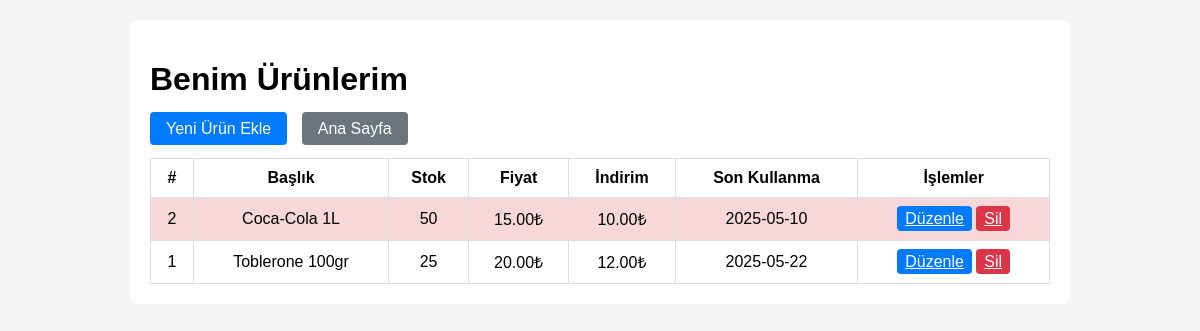
Page /market_products.php (signed in) on the earlier database version.
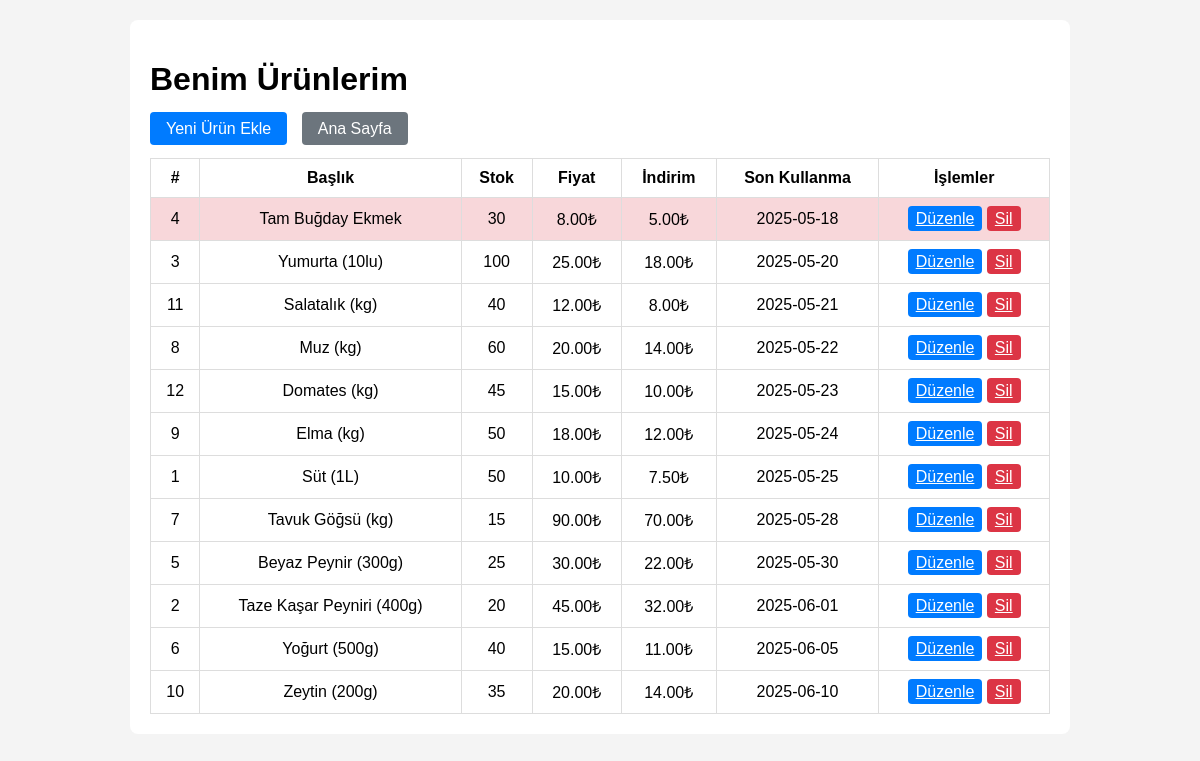
Same page on the later database version.
### tables this page shows
CREATE TABLE IF NOT EXISTS `products` (
  `product_id`       int NOT NULL AUTO_INCREMENT,
  `market_id`        int NOT NULL,
  `title`            varchar(255) NOT NULL,
  `stock`            int NOT NULL,
  `normal_price`     decimal(10,2) NOT NULL,
  `discounted_price` decimal(10,2) NOT NULL,
  `expiration_date`  date NOT NULL,
  `image`            varchar(255) NOT NULL,
  PRIMARY KEY (`product_id`),
  KEY `market_id` (`market_id`),
  CONSTRAINT `products_ibfk_1`
    FOREIGN KEY (`market_id`) REFERENCES `markets` (`market_id`) ON DELETE CASCADE
);

### csrf.php (called while the page is built, shortened)
<?php
function csrf_token(): string
{
    return $_SESSION['csrf_token'];
}

### market_products.php (the view, shortened to what this page needs)
<?php
require_once __DIR__ . '/csrf.php';
$pdo = getPDO();
$stmt = $pdo->prepare('SELECT market_id FROM markets WHERE user_id = ?');
$stmt->execute([$_SESSION['user_id']]);
$mid = $stmt->fetchColumn();
$stmt = $pdo->prepare(<<<SQL
  SELECT *, (expiration_date < CURDATE()) AS is_expired
  FROM products
  WHERE market_id = ?
  ORDER BY expiration_date ASC
SQL
);
$stmt->execute([$mid]);
$products = $stmt->fetchAll(PDO::FETCH_ASSOC);
?>
<!DOCTYPE html>
<html lang="tr">
<head>
</head>
<body>
  <div class="container">
    <h1>Benim Ürünlerim</h1>
    <div class="actions">
      <a href="add_product.php">Yeni Ürün Ekle</a>
      <a href="index.php" style="background:#6c757d;">Ana Sayfa</a>
    </div>
    <table>
      <thead>
        <tr>
          <th>#</th>
          <th>Başlık</th>
          <th>Stok</th>
          <th>Fiyat</th>
          <th>İndirim</th>
          <th>Son Kullanma</th>
          <th>İşlemler</th>
        </tr>
      </thead>
      <tbody>
        <?php if (empty($products)): ?>
          <tr><td colspan="7" class="text-center">Henüz ürün eklenmemiş.</td></tr>
        <?php else: foreach ($products as $p): ?>
          <tr class="<?= $p['is_expired'] ? 'table-danger' : '' ?>">
            <td><?= htmlspecialchars($p['product_id']) ?></td>
            <td><?= htmlspecialchars($p['title']) ?></td>
            <td><?= htmlspecialchars($p['stock']) ?></td>
            <td><?= htmlspecialchars($p['normal_price']) ?>₺</td>
            <td><?= htmlspecialchars($p['discounted_price']) ?>₺</td>
            <td><?= htmlspecialchars($p['expiration_date']) ?></td>
            <td>
              <a href="edit_product.php?id=<?= $p['product_id'] ?>" class="btn-sm btn-primary">Düzenle</a>
              <a href="delete_product.php?id=<?= $p['product_id'] ?>&csrf_token=<?= htmlspecialchars(csrf_token()) ?>"
                 class="btn-sm btn-danger"
                 onclick="return confirm('Bu ürünü silmek istediğinize emin misiniz?')">
                Sil
              </a>
            </td>
          </tr>
        <?php endforeach; endif; ?>
      </tbody>
    </table>
  </div>
</body>
</html>

### market_products.php (style rules this page uses)
body { font-family: Arial, sans-serif; background: #f4f4f4; margin:0; padding:20px; }
.container { max-width:900px; margin:0 auto; background:#fff; padding:20px; border-radius:8px; }
.actions { margin-bottom:20px; }
.actions a { margin-right:10px; padding:8px 16px; background:#007bff; color:#fff; text-decoration:none; border-radius:4px; }
table { width:100%; border-collapse:collapse; }
th, td { padding:10px; border:1px solid #ddd; text-align:center; }
.table-danger { background:#f8d7da; }
.btn-sm { padding:4px 8px; border:none; color:#fff; border-radius:4px; cursor:pointer; }
.btn-primary { background:#007bff; }
.btn-danger { background:#dc3545; }

Differences in the rows shown:
now on this page (row edited): products: product_id "4", title "Tam Buğday Ekmek", stock "30", normal_price "8.00", discounted_price "5.00", expiration_date "2025-05-18"
now on this page (row edited): products: product_id "3", title "Yumurta (10lu)", stock "100", normal_price "25.00", discounted_price "18.00", expiration_date "2025-05-20"
added products: product_id "11", title "Salatalık (kg)", stock "40", normal_price "12.00", discounted_price "8.00", expiration_date "2025-05-21"
added products: product_id "8", title "Muz (kg)", stock "60", normal_price "20.00", discounted_price "14.00", expiration_date "2025-05-22"
added products: product_id "12", title "Domates (kg)", stock "45", normal_price "15.00", discounted_price "10.00", expiration_date "2025-05-23"
added products: product_id "9", title "Elma (kg)", stock "50", normal_price "18.00", discounted_price "12.00", expiration_date "2025-05-24"
changed products id 1: title "Toblerone 100gr" → "Süt (1L)"; stock "25" → "50"; normal_price "20.00" → "10.00"; discounted_price "12.00" → "7.50"; expiration_date "2025-05-22" → "2025-05-25"; moves up the list
added products: product_id "7", title "Tavuk Göğsü (kg)", stock "15", normal_price "90.00", discounted_price "70.00", expiration_date "2025-05-28"
added products: product_id "5", title "Beyaz Peynir (300g)", stock "25", normal_price "30.00", discounted_price "22.00", expiration_date "2025-05-30"
changed products id 2: title "Coca-Cola 1L" → "Taze Kaşar Peyniri (400g)"; stock "50" → "20"; normal_price "15.00" → "45.00"; discounted_price "10.00" → "32.00"; expiration_date "2025-05-10" → "2025-06-01"
added products: product_id "6", title "Yoğurt (500g)", stock "40", normal_price "15.00", discounted_price "11.00", expiration_date "2025-06-05"
added products: product_id "10", title "Zeytin (200g)", stock "35", normal_price "20.00", discounted_price "14.00", expiration_date "2025-06-10"
